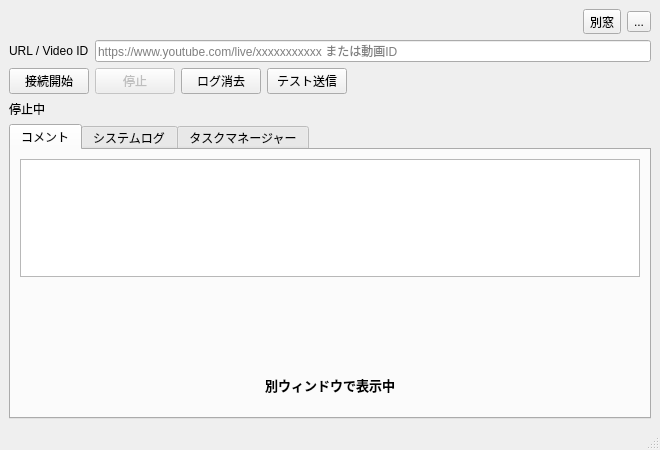
<?xml version="1.0" encoding="UTF-8"?>
<ui version="4.0">
 <class>LiveVoiceBridgeWindow</class>
 <widget class="QMainWindow" name="LiveVoiceBridgeWindow">
  <property name="geometry">
   <rect>
    <x>0</x>
    <y>0</y>
    <width>660</width>
    <height>450</height>
   </rect>
  </property>
  <property name="windowTitle">
   <string>LiveVoiceBridge</string>
  </property>
  <widget class="QWidget" name="centralwidget">
   <layout class="QVBoxLayout" name="rootLayout">
    <item>
     <layout class="QHBoxLayout" name="topLayout">
      <item>
       <spacer name="topSpacer">
        <property name="orientation">
         <enum>Qt::Orientation::Horizontal</enum>
        </property>
        <property name="sizeHint" stdset="0">
         <size>
          <width>40</width>
          <height>20</height>
         </size>
        </property>
       </spacer>
      </item>
      <item>
       <widget class="QToolButton" name="popoutButton">
        <property name="toolTip">
         <string>コメントを別ウィンドウで表示（PiP）</string>
        </property>
        <property name="text">
         <string>別窓</string>
        </property>
        <property name="checkable">
         <bool>true</bool>
        </property>
       </widget>
      </item>
      <item>
       <widget class="QToolButton" name="settingsButton">
        <property name="toolTip">
         <string>設定</string>
        </property>
        <property name="text">
         <string>...</string>
        </property>
       </widget>
      </item>
     </layout>
    </item>
    <item>
     <layout class="QHBoxLayout" name="urlLayout">
      <item>
       <widget class="QLabel" name="urlLabel">
        <property name="text">
         <string>URL / Video ID</string>
        </property>
       </widget>
      </item>
      <item>
       <widget class="QLineEdit" name="urlLineEdit">
        <property name="placeholderText">
         <string>https://www.youtube.com/live/xxxxxxxxxxx または動画ID</string>
        </property>
       </widget>
      </item>
     </layout>
    </item>
    <item>
     <layout class="QHBoxLayout" name="buttonLayout">
      <item>
       <widget class="QPushButton" name="startButton">
        <property name="text">
         <string>接続開始</string>
        </property>
       </widget>
      </item>
      <item>
       <widget class="QPushButton" name="stopButton">
        <property name="enabled">
         <bool>false</bool>
        </property>
        <property name="text">
         <string>停止</string>
        </property>
       </widget>
      </item>
      <item>
       <widget class="QPushButton" name="clearLogButton">
        <property name="text">
         <string>ログ消去</string>
        </property>
       </widget>
      </item>
      <item>
       <widget class="QPushButton" name="testCommentButton">
        <property name="visible">
         <bool>true</bool>
        </property>
        <property name="text">
         <string>テスト送信</string>
        </property>
       </widget>
      </item>
      <item>
       <spacer name="buttonSpacer">
        <property name="orientation">
         <enum>Qt::Orientation::Horizontal</enum>
        </property>
        <property name="sizeHint" stdset="0">
         <size>
          <width>40</width>
          <height>20</height>
         </size>
        </property>
       </spacer>
      </item>
     </layout>
    </item>
    <item>
     <widget class="QLabel" name="statusLabel">
      <property name="text">
       <string>停止中</string>
      </property>
     </widget>
    </item>
    <item>
     <widget class="QTabWidget" name="tabWidget">
      <property name="currentIndex">
       <number>0</number>
      </property>
      <widget class="QWidget" name="commentTab">
       <attribute name="title">
        <string>コメント</string>
       </attribute>
       <layout class="QVBoxLayout" name="commentTabLayout">
        <item>
          <widget class="QListView" name="commentListView"><property name="resizeMode"><enum>QListView::Adjust</enum></property><property name="layoutMode"><enum>QListView::Batched</enum></property><property name="horizontalScrollBarPolicy"><enum>Qt::ScrollBarAlwaysOff</enum></property><property name="verticalScrollMode"><enum>QAbstractItemView::ScrollPerPixel</enum></property></widget>
        </item>
        <item>
         <widget class="QWidget" name="commentPopoutPlaceholder">
          <property name="visible">
           <bool>false</bool>
          </property>
          <layout class="QVBoxLayout" name="commentPopoutPlaceholderLayout">
           <item>
            <spacer name="commentPopoutTopSpacer">
             <property name="orientation">
              <enum>Qt::Orientation::Vertical</enum>
             </property>
             <property name="sizeHint" stdset="0">
              <size><width>20</width><height>40</height></size>
             </property>
            </spacer>
           </item>
           <item alignment="Qt::AlignHCenter">
            <widget class="QLabel" name="commentPopoutIconLabel">
             <property name="minimumSize">
              <size><width>64</width><height>64</height></size>
             </property>
             <property name="maximumSize">
              <size><width>64</width><height>64</height></size>
             </property>
             <property name="alignment">
              <set>Qt::AlignCenter</set>
             </property>
            </widget>
           </item>
           <item>
            <widget class="QLabel" name="commentPopoutTextLabel">
             <property name="styleSheet">
              <string notr="true">color: palette(text); font-size: 13px; font-weight: bold; margin-top: 10px;</string>
             </property>
             <property name="text">
              <string>別ウィンドウで表示中</string>
             </property>
             <property name="alignment">
              <set>Qt::AlignCenter</set>
             </property>
            </widget>
           </item>
           <item>
            <spacer name="commentPopoutBottomSpacer">
             <property name="orientation">
              <enum>Qt::Orientation::Vertical</enum>
             </property>
             <property name="sizeHint" stdset="0">
              <size><width>20</width><height>40</height></size>
             </property>
            </spacer>
           </item>
          </layout>
         </widget>
        </item>
       </layout>
      </widget>
      <widget class="QWidget" name="logTab">
       <attribute name="title">
        <string>システムログ</string>
       </attribute>
       <layout class="QVBoxLayout" name="logTabLayout">
        <item>
         <widget class="QPlainTextEdit" name="logTextEdit">
          <property name="maximumBlockCount"><number>2000</number></property>
          <property name="readOnly">
           <bool>true</bool>
          </property>
          <property name="placeholderText">
           <string>動作ログやエラーがここに表示されます</string>
          </property>
         </widget>
        </item>
       </layout>
      </widget>
      <widget class="QWidget" name="taskManagerTab">
       <attribute name="title">
        <string>タスクマネージャー</string>
       </attribute>
       <layout class="QVBoxLayout" name="taskManagerTabLayout">
        <property name="leftMargin">
         <number>0</number>
        </property>
        <property name="topMargin">
         <number>0</number>
        </property>
        <property name="rightMargin">
         <number>0</number>
        </property>
        <property name="bottomMargin">
         <number>0</number>
        </property>
        <item><widget class="TaskManagerWidget" name="taskManagerWidget"/></item>
       </layout>
      </widget>
     </widget>
    </item>
   </layout>
  </widget>
  <widget class="QStatusBar" name="statusbar"/>
 </widget>
 <customwidgets><customwidget><class>TaskManagerWidget</class><extends>QWidget</extends><header>livevoicebridge.desktop.monitoring.view</header></customwidget></customwidgets><resources/>
 <connections/>
</ui>
